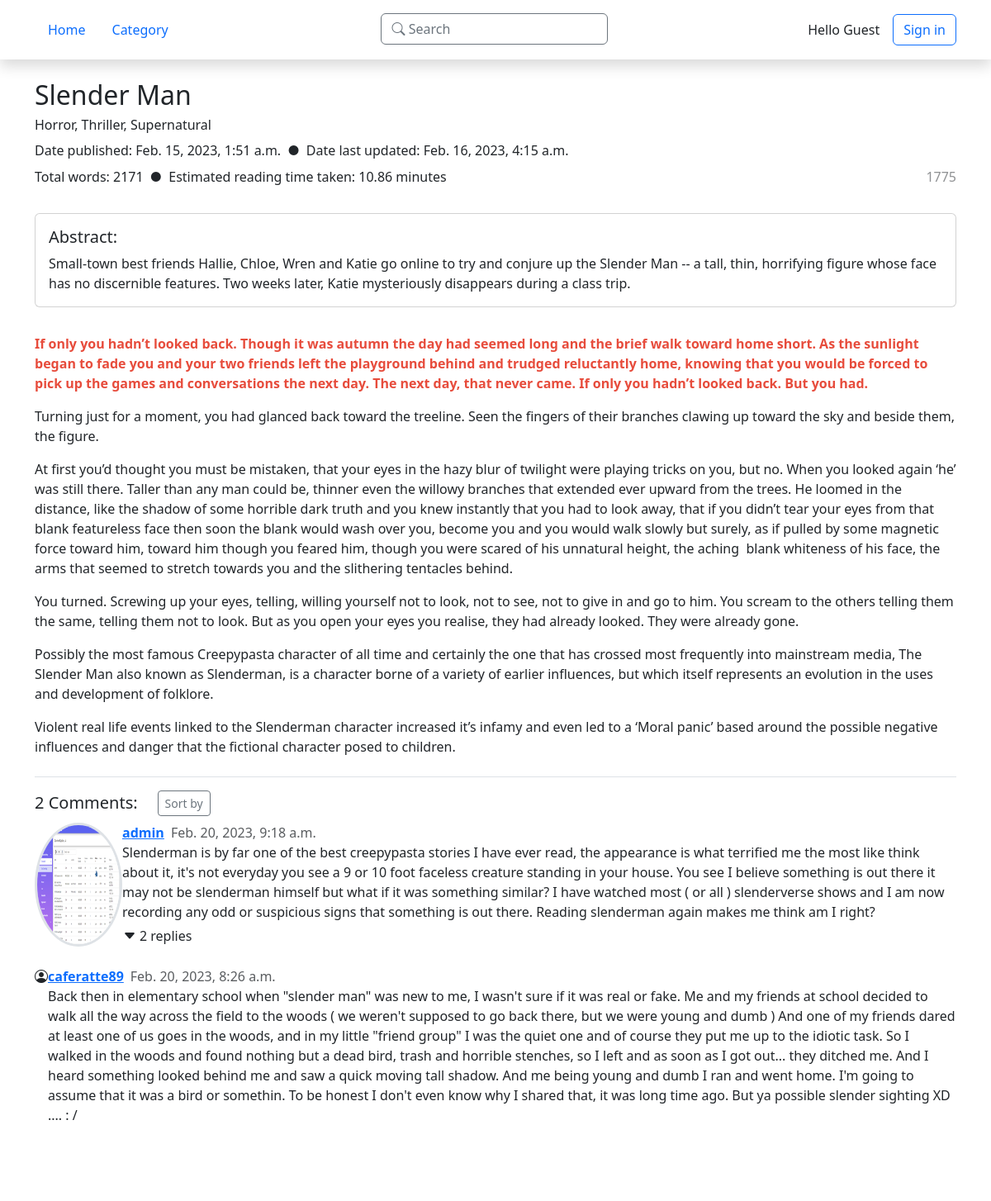
Before: /oldstimes/story/2 with the older database file.
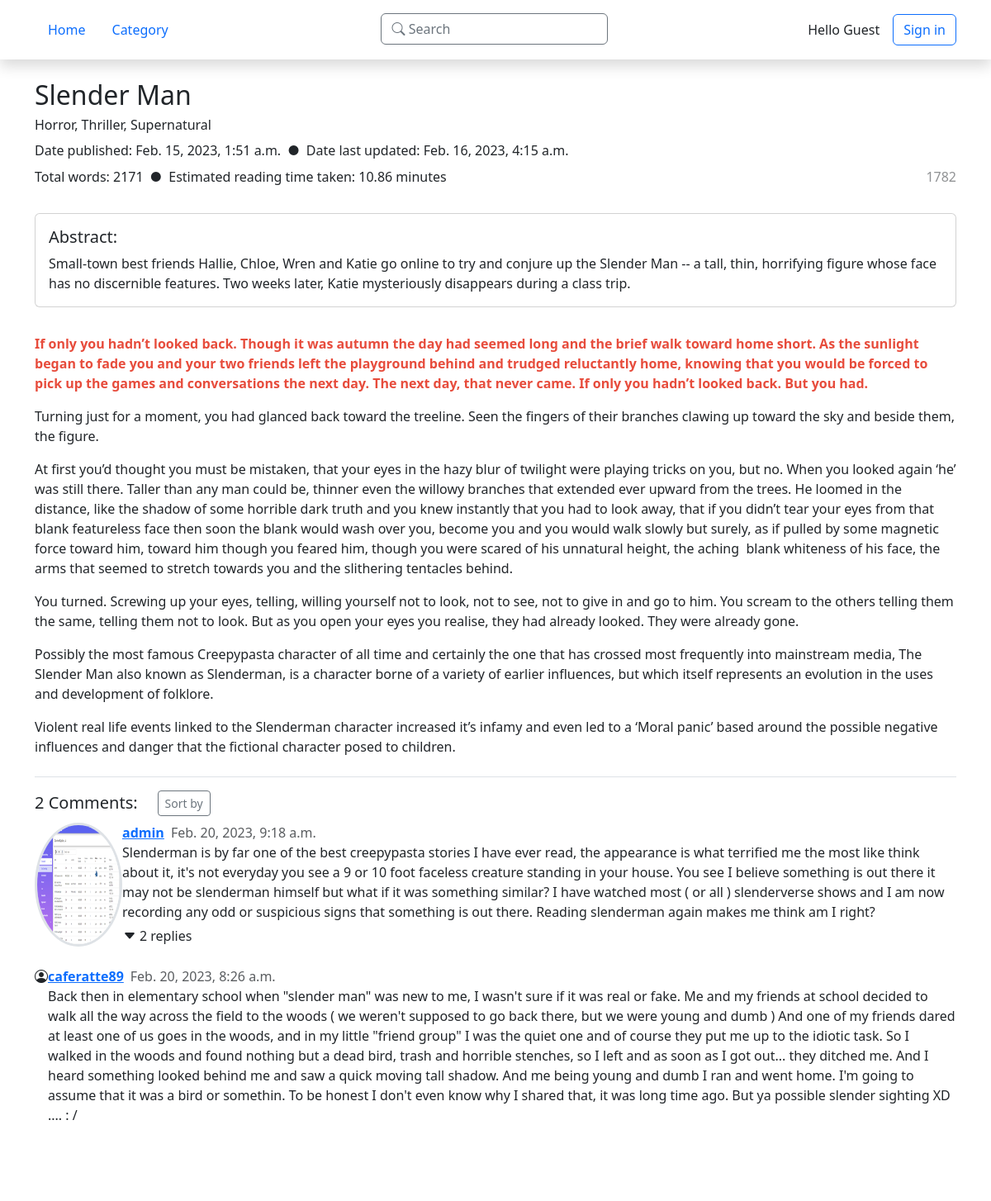
After: the same page with the newer database file.
### old_straits_times/models.py (models this page shows, shortened)
class Story(models.Model):
    title = models.CharField(max_length=50)
    author = models.ForeignKey(Author, on_delete=models.CASCADE)
    genre = models.ManyToManyField(Genre, blank=True)
    abstract = models.TextField(max_length=250, blank=True,
                                   validators=[MaxLengthValidator(250)])
    date_published = models.DateTimeField('date published', auto_now_add=True)
    date_last_updated = models.DateTimeField('date last updated')
    views_total = models.IntegerField(default=0)
    is_private = models.BooleanField(default=False)
    content = RichTextField()
    def comments(self):
        return Comment.objects.filter(story=self.pk, reply_to=None).order_by('-date_published')
    def get_views_total(self):
        return f'{self.views_total:3}'
    def get_word_count(self):
        return len(re.sub(r'<.*?>||&.*?;||^\n', '', self.content).strip())
    def get_reading_time_taken(self):
        return round(self.get_word_count() / 200, 2)
    def get_genre(self):
        return ", ".join([s.name for s in self.genre.all()])
    get_genre.short_description = 'Genre'

class Genre(models.Model):
    name = models.CharField(max_length=30)

### old_straits_times/views/story.py (the view, shortened to what this page needs)
# urls.py: path('story/<int:story_id>', views.story, name='story'),
def story(request, story_id):
    story = get_object_or_404(Story, pk=story_id)
    template_name = 'old_straits_times/story/index.html'
    if story and story.author.pk != request.user.pk:
        story.views_total += 1
        story.save()
    return render(request, template_name, {
        'story': story
    })

### old_straits_times/models.py (called while the page is built)
    def replies(self):
        return Comment.objects.filter(reply_to=self)

### old_straits_times/templates/old_straits_times/story/index.html (shortened to what the changed rows need)
{% extends '../base.html' %}
{% block content %}
    {% if not story.is_private or story.author.pk == request.user.pk %}
        <div>
            <div class="d-flex justify-content-between align-items-center">
                <div class="d-flex align-items-baseline">
                    <h2>{{ story.title }}</h2>
                </div>
            </div>
            <h6>{{ story.get_genre }}</h6>
            <div class="d-flex justify-content-between align-items-end">
                <div>
                    <div class="d-flex mb-2">
                        <p class="fs-7 mb-0">Date published: {{ story.date_published }}</p>
                        <p class="fs-7 mb-0 mx-2">●</p>
                        <p class="fs-7 mb-0">Date last updated: {{ story.date_last_updated }}</p>
                    </div>
                    <div class="d-flex mb-2">
                        <p class="fs-7 mb-0">Total words: {{ story.get_word_count }}</p>
                        <p class="fs-7 mb-0 mx-2">●</p>
                        <p class="fs-7 mb-0">Estimated reading time taken: {{ story.get_reading_time_taken }} minute{{ story.get_reading_time_taken|pluralize }}</p>
                    </div>
                </div>
                <div>
                    <div class="d-flex mb-2 text-body-tertiary">
                        <p id='views' class="fs-7 mb-0">{{ story.get_views_total }}</p>
                    </div>
                </div>
            </div>
            <div class='card p-3 my-4'>
                <h5>Abstract:</h5>
                {{ story.abstract }}
            </div>
            <div class="py-2">
                {{ story.content | safe }}
            </div>
            <div class="border-top py-3">
                <div class="d-flex align-items-center">
                    <h5 class="mb-0">{{ story.comments.count }} Comment{{ story.comments.count|pluralize }}:</h5>
                    <div class="ms-4">
                        <button class="btn btn-sm btn-icon btn-outline-secondary d-flex align-items-center">
                            Sort by
                        </button>
                    </div>
                </div>
                <ul class="list-unstyled py-2">
                    {% for comment in story.comments %}
                        <li class="comment-item mb-4">
                            <div class="d-flex">
                                <div class="comment-item-image">
                                    {% if comment.commenter.avatar %}
                                        <img class="border border-3 border-body rounded-circle w-100 h-100 object-fit-fill" src="{{ comment.commenter.avatar.url }}" />
                                    {% else %}
                                        <i class="comment-item-icon bi bi-person-circle"></i>
                                    {% endif %}
                                </div>
                                <div class="comment-item-text">
                                    <div class="d-flex align-items-baseline">
                                        <a href="{% url 'oldstimes:profile' comment.commenter.username %}">
                                            <p class="mb-0 fs-6 fw-semibold">{{ comment.commenter }}</p>
                                        </a>
                                        <p class="mb-0 fs-7 ms-2 text-muted">{{ comment.date_published }}</p>
                                    </div>
                                    <p class="mb-1">{{ comment.content }}</p>
                                    {% if comment.replies.count > 0 %}
                                        {% include "./reply.html" with recursive_round=0 comment_pk=comment_pk replies=comment.replies %}
                                    {% endif %}
                                </div>
                            </div>
                        </li>
                    {% endfor %}
                </ul>
            </div>
        </div>
    {% else %}
        <div>
            <p class="h4">The story has been privated by the author!</p>
            <a class="fs-7" style="cursor: pointer;" onclick="history.back()">Go back.</a>
        </div>
    {% endif %}
{% endblock content %}

Changed rows visible on the page:
changed Story "Slender Man": get_views_total "1775" → "1782"
